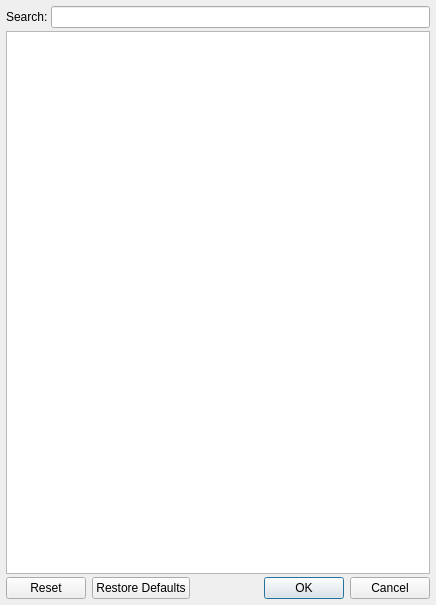
<ui version="4.0" >
 <class>dGlTraceSettings</class>
 <widget class="QDialog" name="dGlTraceSettings" >
  <property name="windowModality" >
   <enum>Qt::ApplicationModal</enum>
  </property>
  <property name="geometry" >
   <rect>
    <x>0</x>
    <y>0</y>
    <width>436</width>
    <height>605</height>
   </rect>
  </property>
  <property name="windowTitle" >
   <string>GL Trace Settings</string>
  </property>
  <property name="windowIcon" >
   <iconset resource="../glslDevil.qrc" >:/icons/icons/gltrace-settings_32.png</iconset>
  </property>
  <layout class="QVBoxLayout" >
   <property name="spacing" >
    <number>3</number>
   </property>
   <property name="leftMargin" >
    <number>6</number>
   </property>
   <property name="topMargin" >
    <number>6</number>
   </property>
   <property name="rightMargin" >
    <number>6</number>
   </property>
   <property name="bottomMargin" >
    <number>6</number>
   </property>
   <item>
    <layout class="QHBoxLayout" >
     <property name="spacing" >
      <number>3</number>
     </property>
     <item>
      <widget class="QLabel" name="lSearch" >
       <property name="text" >
        <string>Search:</string>
       </property>
      </widget>
     </item>
     <item>
      <widget class="QLineEdit" name="leSearch" />
     </item>
    </layout>
   </item>
   <item>
    <widget class="QTreeView" name="treeView" />
   </item>
   <item>
    <widget class="QDialogButtonBox" name="buttonBox" >
     <property name="orientation" >
      <enum>Qt::Horizontal</enum>
     </property>
     <property name="standardButtons" >
      <set>QDialogButtonBox::Cancel|QDialogButtonBox::NoButton|QDialogButtonBox::Ok|QDialogButtonBox::Reset|QDialogButtonBox::RestoreDefaults</set>
     </property>
    </widget>
   </item>
  </layout>
 </widget>
 <resources>
  <include location="../glslDevil.qrc" />
 </resources>
 <connections>
  <connection>
   <sender>buttonBox</sender>
   <signal>accepted()</signal>
   <receiver>dGlTraceSettings</receiver>
   <slot>accept()</slot>
   <hints>
    <hint type="sourcelabel" >
     <x>218</x>
     <y>348</y>
    </hint>
    <hint type="destinationlabel" >
     <x>157</x>
     <y>274</y>
    </hint>
   </hints>
  </connection>
  <connection>
   <sender>buttonBox</sender>
   <signal>rejected()</signal>
   <receiver>dGlTraceSettings</receiver>
   <slot>reject()</slot>
   <hints>
    <hint type="sourcelabel" >
     <x>286</x>
     <y>354</y>
    </hint>
    <hint type="destinationlabel" >
     <x>286</x>
     <y>274</y>
    </hint>
   </hints>
  </connection>
 </connections>
</ui>
